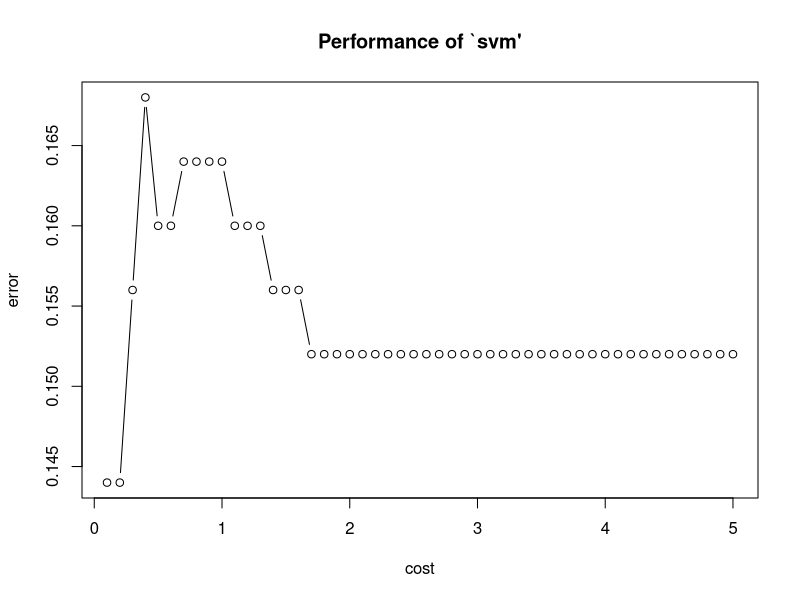
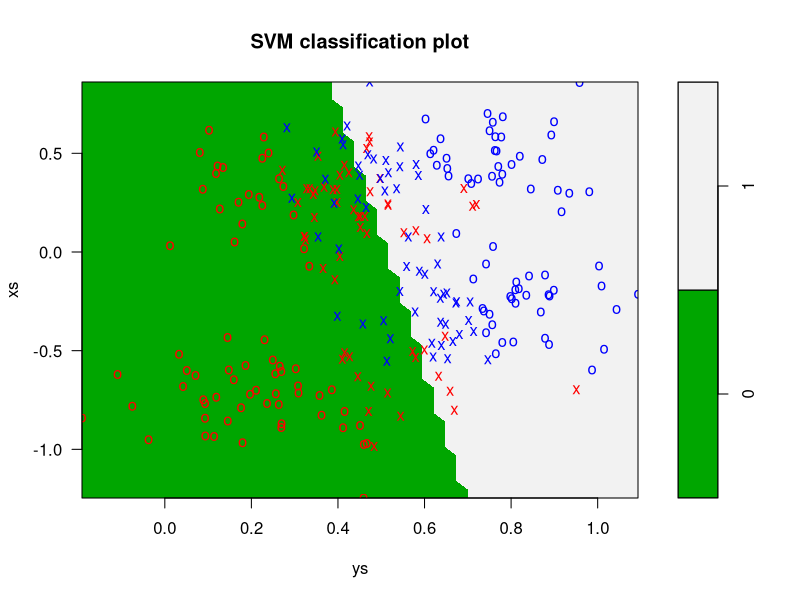
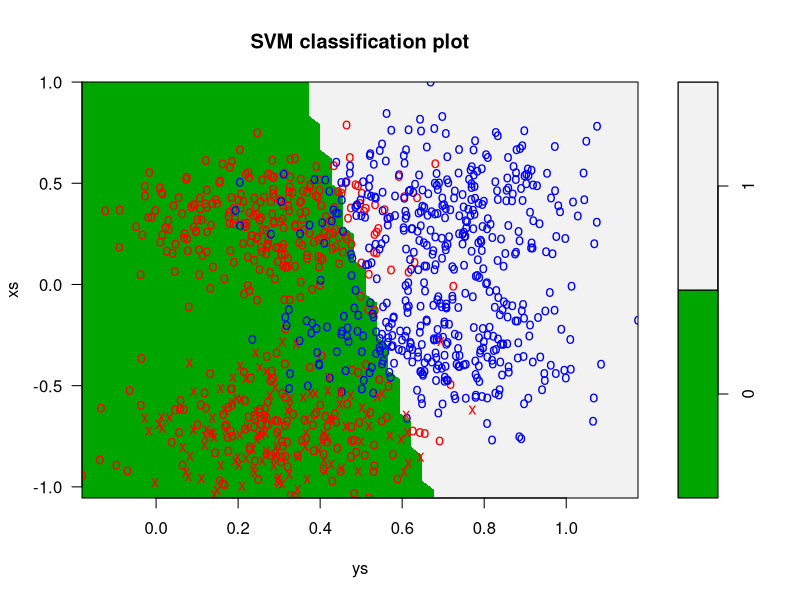
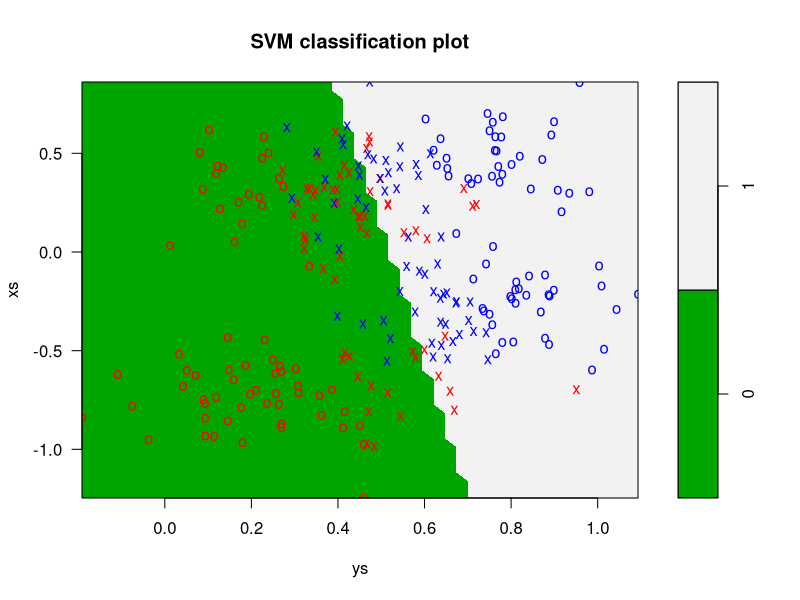
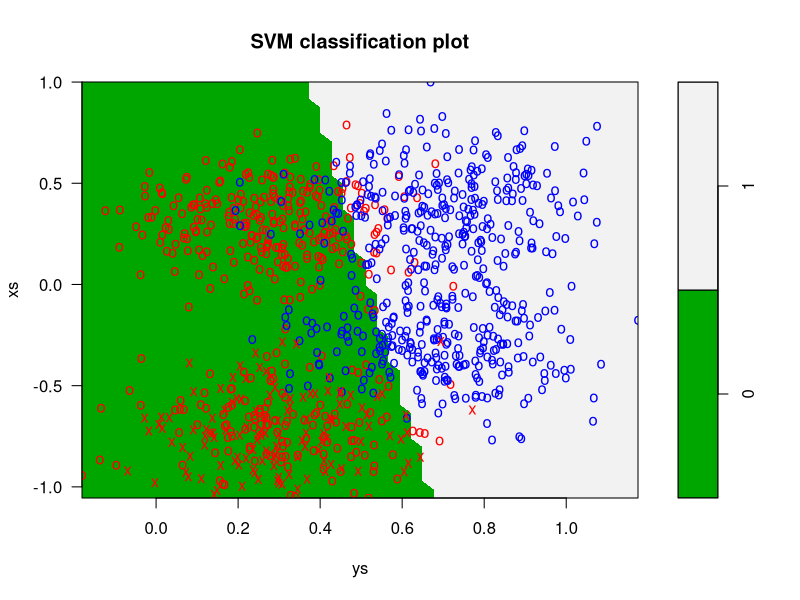
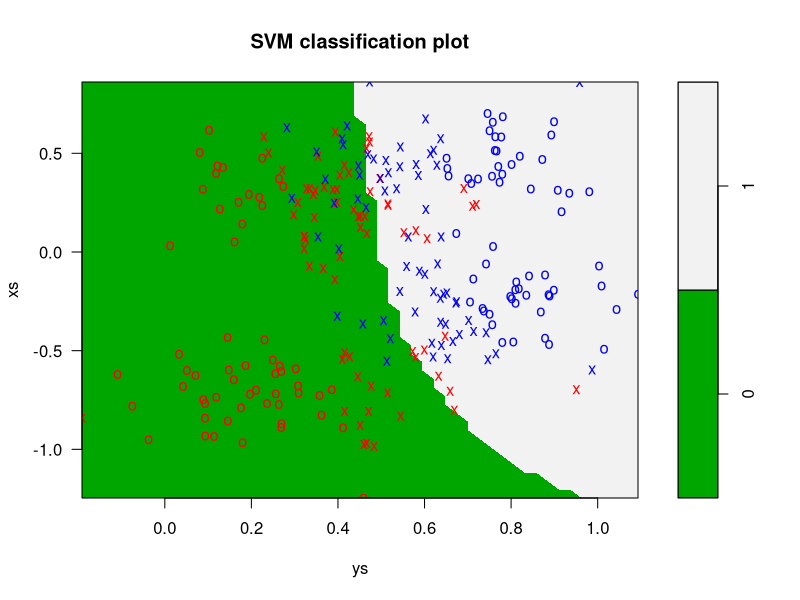
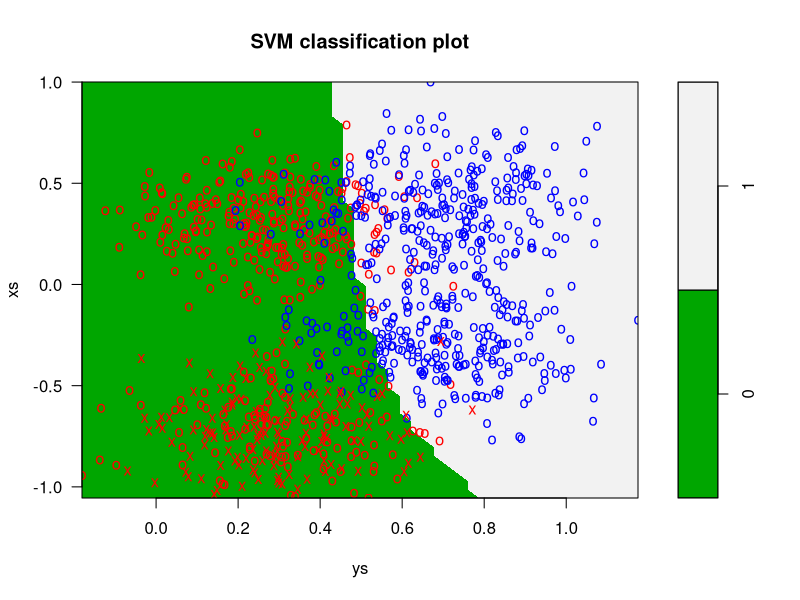
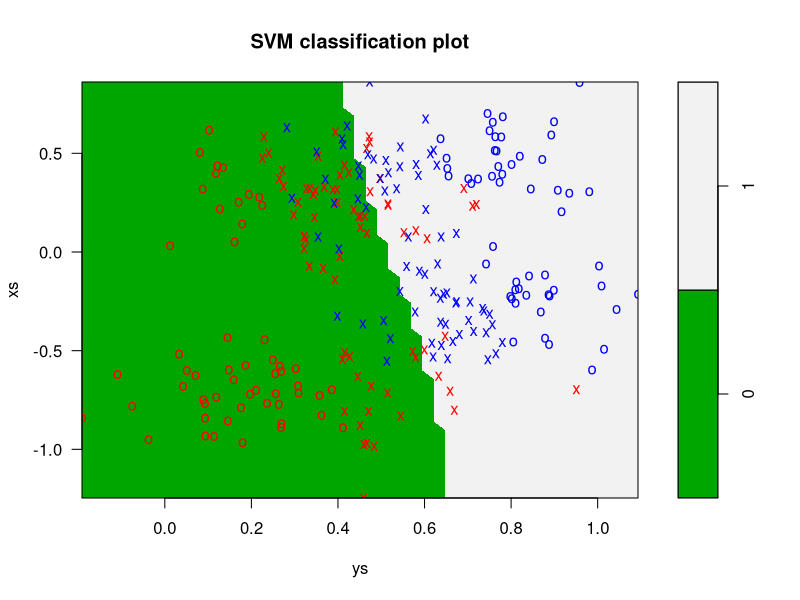

These charts were generated, in order, by the following R code:
## ---- chunk 1
library(e1071)
library(MASS)

# Training Data
data(synth.tr)
train <- synth.tr
train$yc <- as.factor(train$yc) # make class a factor

# Testing data
data(synth.te)
test <- synth.te
test$yc <- as.factor(test$yc)# make class a factor
## ---- chunk 2
# Tune Parameters (Cost)
linear_tune <- tune.svm(yc ~ ., data = train, kernel = "linear", cost=seq(0.1,5,0.1))
plot(linear_tune)
# Optimum Cost (complicated way of determining first set of parameters to yield minimum error)
c <- linear_tune$performances[min(which(linear_tune$performances[2] == min(linear_tune$performances[2]))),1]

# Train Linear Model
linear_svm <- svm(yc ~ ., data = train, kernel = "linear", cost=c)
## ---- chunk 3
#Test on Training Data
linear_training_pred <- predict(linear_svm,train)
#Confusion Matrix
table(linear_training_pred, train$yc)
#Visual Representation
plot(linear_svm,train,symbolPalette = c("red","blue"), color.palette = terrain.colors)
## ---- chunk 4
#Test on Test Data
linear_testing_pred <- predict(linear_svm,test)
#Confusion Matrix
table(linear_testing_pred, test$yc)
#Visual Representation
plot(linear_svm,test,symbolPalette = c("red","blue"), color.palette = terrain.colors)
## ---- chunk 5
# Tune Parameters (gamma,degree)
polynomial_tune <- tune.svm(yc ~ ., data = train, kernel = "polynomial", degree=1:5,gamma=seq(0.2,5,0.2),cost=0.2)
# Cost
c <- 0.2
#degree
d <- polynomial_tune$performances[min(which(polynomial_tune$performances[4] == min(polynomial_tune$performances[4]))),1]
#gamma
g <- polynomial_tune$performances[min(which(polynomial_tune$performances[4] == min(polynomial_tune$performances[4]))),2]

# Train Polynomial Model
polynomial_svm <- svm(yc ~ ., data = train, kernel = "polynomial", cost=c, gamma=g, degree=d)
## ---- chunk 6
#Test on Training Data
polynomial_training_pred <- predict(polynomial_svm,train)
#Confusion Matrix
table(polynomial_training_pred, train$yc)
#Visual Representation
plot(polynomial_svm,train,symbolPalette = c("red","blue"), color.palette = terrain.colors)
## ---- chunk 7
#Test on Test Data
polynomial_testing_pred <- predict(polynomial_svm,test)
#Confusion Matrix
table(polynomial_testing_pred, test$yc)
#Visual Representation
plot(polynomial_svm,test,symbolPalette = c("red","blue"), color.palette = terrain.colors)
## ---- chunk 8
# Tune Parameters (gamma)
radial_tune <- tune.svm(yc ~ ., data = train, kernel = "radial", gamma=seq(0.1,5,0.1),cost=0.2)
# Cost
c <- 0.2
#gamma
g <- radial_tune$performances[min(which(radial_tune$performances[4] == min(radial_tune$performances[4]))),2]

# Train Radial Model
radial_svm <- svm(yc ~ ., data = train, kernel = "radial", cost=c, gamma=g)
## ---- chunk 9
#Test on Training Data
radial_training_pred <- predict(radial_svm,train)
#Confusion Matrix
table(radial_training_pred, train$yc)
#Visual Representation
plot(radial_svm,train,symbolPalette = c("red","blue"), color.palette = terrain.colors)
## ---- chunk 10
#Test on Test Data
radial_testing_pred <- predict(radial_svm,test)
#Confusion Matrix
table(radial_testing_pred, test$yc)
#Visual Representation
plot(radial_svm,test,symbolPalette = c("red","blue"), color.palette = terrain.colors)
## ---- chunk 11
# Tune Parameters (gamma)
sigmoid_tune <- tune.svm(yc ~ ., data = train, kernel = "sigmoid", gamma=seq(0.1,5,0.1),cost=0.2)
# Cost
c <- 0.2
#gamma
g <- sigmoid_tune$performances[min(which(sigmoid_tune$performances[4] == min(sigmoid_tune$performances[4]))),2]

# Train Sigmoid Model
sigmoid_svm <- svm(yc ~ ., data = train, kernel = "sigmoid", cost=c, gamma=g)

#Test on Training Data
sigmoid_training_pred <- predict(sigmoid_svm,train)
#Confusion Matrix
table(sigmoid_training_pred, train$yc)
#Visual Representation
plot(sigmoid_svm,train,symbolPalette = c("red","blue"), color.palette = terrain.colors)

#Test on Test Data
sigmoid_testing_pred <- predict(sigmoid_svm,test)
#Confusion Matrix
table(sigmoid_testing_pred, test$yc)
#Visual Representation
plot(sigmoid_svm,test,symbolPalette = c("red","blue"), color.palette = terrain.colors)
